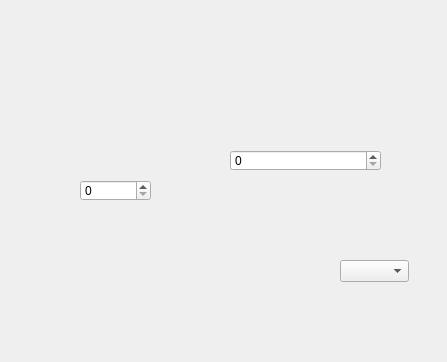
<?xml version="1.0" encoding="UTF-8"?>
<ui version="4.0">
 <class>Form</class>
 <widget class="QWidget" name="Form">
  <property name="geometry">
   <rect>
    <x>0</x>
    <y>0</y>
    <width>447</width>
    <height>362</height>
   </rect>
  </property>
  <property name="windowTitle">
   <string>Form</string>
  </property>
  <widget class="QSpinBox" name="spinBox">
   <property name="geometry">
    <rect>
     <x>80</x>
     <y>180</y>
     <width>71</width>
     <height>21</height>
    </rect>
   </property>
  </widget>
  <widget class="QComboBox" name="comboBox">
   <property name="geometry">
    <rect>
     <x>340</x>
     <y>260</y>
     <width>69</width>
     <height>22</height>
    </rect>
   </property>
  </widget>
  <widget class="QSpinBox" name="spinBox_2">
   <property name="geometry">
    <rect>
     <x>230</x>
     <y>150</y>
     <width>151</width>
     <height>21</height>
    </rect>
   </property>
  </widget>
 </widget>
 <resources/>
 <connections/>
</ui>
